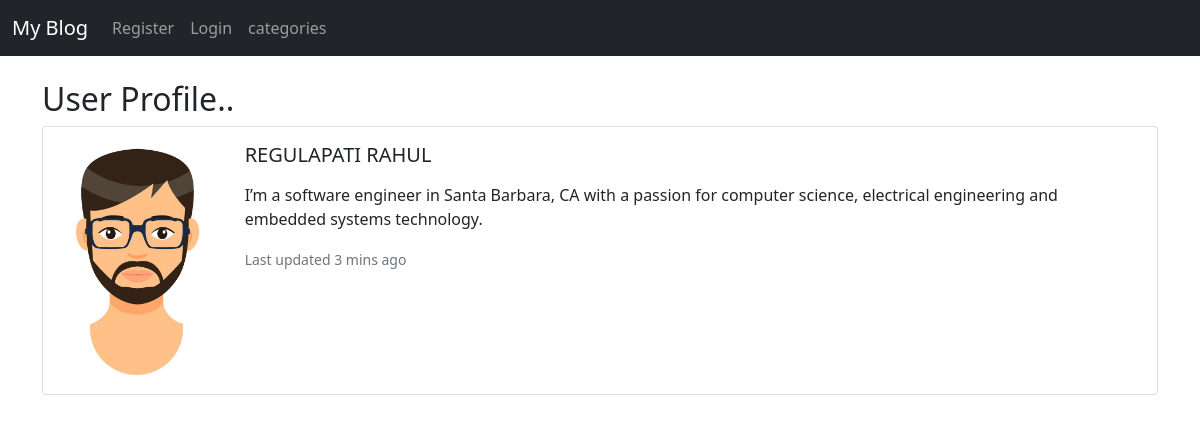
The page /members/3/profile/ on the database its author committed.
### BLOG/models.py (models this page shows, shortened)
class Profile(models.Model):
    user = models.OneToOneField(User, null=True, on_delete=models.CASCADE)
    bio = models.TextField()
    profile_pic = models.ImageField(null=True, blank=True, upload_to="images/profile/")
    website_url = models.CharField(max_length=255, null=True, blank=True, )
    facebook_url = models.CharField(max_length=255, null=True, blank=True, )
    twitter_url = models.CharField(max_length=255, null=True, blank=True, )
    instagram_url = models.CharField(max_length=255, null=True, blank=True, )
    pinterest_url = models.CharField(max_length=255, null=True, blank=True, )

### members/views.py (the view)
# urls.py: path('<int:pk>/profile/', ShowProfilePageView.as_view(), name='show_profile_page'),
class ShowProfilePageView(DetailView):
    model = Profile
    template_name = 'registration/user_profile.html'
    def get_context_data(self, *args, **kwargs):
        context = super(ShowProfilePageView, self).get_context_data(*args, **kwargs)
        page_user = get_object_or_404(Profile, id=self.kwargs['pk'])
        context["page_user"] = page_user
        return context

### members/templates/registration/user_profile.html (shortened to what this page needs)
{% extends 'base.html' %}
{% load static %}
{% block content %}
<h2>User Profile..</h2>
<div class="card mb-3">
  <div class="row g-0">
    <div class="col-md-2">
{% if  page_user.profile_pic %}
      <img src="{{  page_user.profile_pic.url }} " class="card-img" >
{% else %}
       <img src="{% static 'BLOG_APPLICATION/images/default-profile.png' %} " class="card-img" >
{% endif %}
    </div>
    <div class="col-md-10">
      <div class="card-body">
        <h5 class="card-title">{{ page_user.user.first_name }} {{  page_user.user.last_name }}</h5>
        <p class="card-text">{{  page_user.bio}}</p>
        <p class="card-text"><small class="text-muted">Last updated 3 mins ago</small></p>
      </div>
    </div>
  </div>
</div>
{% endblock %}

### BLOG/Templates/base.html (style rules this page uses)
body { background-color:white; }

### rows shown on the page
Profile: profile_pic (picture), user.first_name "REGULAPATI", user.last_name "RAHUL", bio "I’m a software engineer in Santa Barbara, CA with a passion for computer science, electrical engineering and embedded systems technology."
